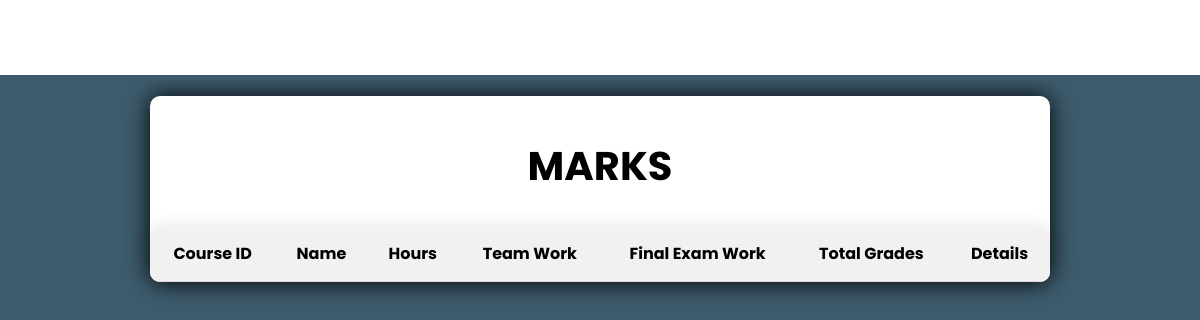
The app's page /registered_courses/, older data.
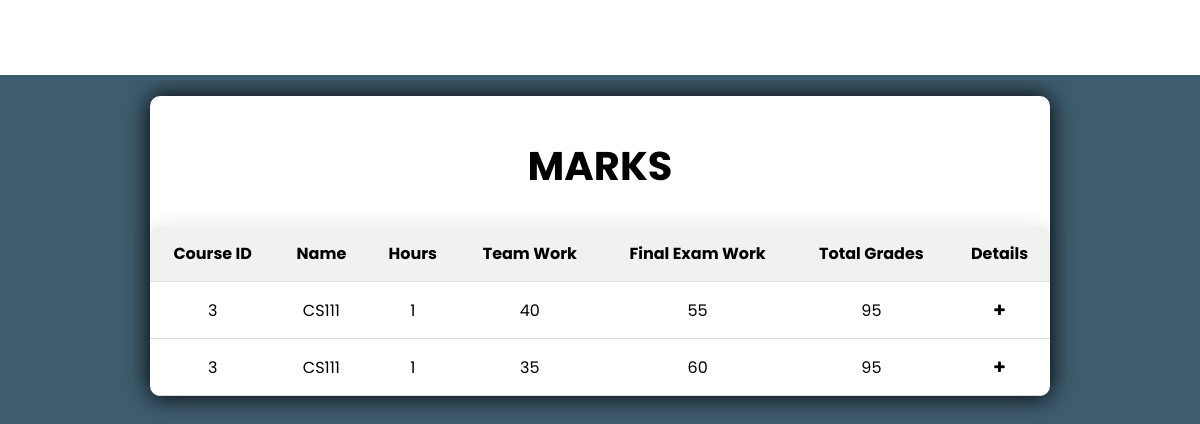
The same page, newer data.
### main_website/models.py (models this page shows, shortened)
class Grades(models.Model):
    student = models.ForeignKey(Student, on_delete=models.CASCADE)
    course = models.ForeignKey(Course, on_delete=models.CASCADE)
    course_grade = models.IntegerField(null=True)
    final_grade = models.IntegerField(null=True)

class Course(models.Model):
    name = models.CharField(max_length=50)
    course_id = models.CharField(max_length=8, unique=True, primary_key=True)
    department = models.ForeignKey('Department', on_delete=models.PROTECT)
    number_of_hours = models.IntegerField()
    lecture_day = models.CharField(max_length=10, choices=[
        ('Saturday', 'Saturday'),
        ('Sunday', 'Sunday'),
        ('Monday', 'Monday'),
        ('Tuesday', 'Tuesday'),
        ('Wednesday', 'Wednesday'),
        ('Thursday', 'Thursday'),
        ('Friday', 'Friday'),
    ])
    hall_number = models.CharField(max_length=8)

### main_website/views.py (the view)
# urls.py: path('registered_courses/', views.registered_courses, name='registered_courses'),
def registered_courses(request):
    grades = Grades.objects.filter(student_id='20210031')
    context = {
        'grades': Grades.objects.filter
    }
    return render(request, 'main_website/registered_courses.html', context)

### main_website/templates/main_website/registered_courses.html (shortened to what this page needs)
<!DOCTYPE html>
{% load static %}
<html>
    <head>
        <link rel="stylesheet" href={% static 'css/main.css'%}>
        <link rel="stylesheet" href={% static 'css/registeredCourses.css'%}>
        <link rel="stylesheet" href="https://cdnjs.cloudflare.com/ajax/libs/font-awesome/4.7.0/css/font-awesome.min.css">
    </head>
    <body>
        <header id="website-header"></header>
        <div id = "main-content">
            <div id = "personal-data">
                    <h1>MARKS</h1>
                <table id = 'mainTable'>
                    <thead style="display: in;">
                        <tr>
                            <th>Course ID</th>
                            <th>Name</th>
                            <th>Hours</th>
                            <th>Team Work</th>
                            <th>Final Exam Work</th>
                            <th>Total Grades</th>
                            <th>Details</th>
                        </tr>
                    </thead>
                    <tbody id = 'mainTableBody'>
                            {% for grade in grades %}
                                    <tr class = "parentRow">
                                        <td>{{grade.course.course_id}}</td>
                                        <td>{{grade.course.name}}</td>
                                        <td>{{grade.course.number_of_hours}}</td>
                                        <td>{{grade.course_grade}}</td>
                                        <td>{{grade.final_grade}}</td>
                                        <td>
                                            {% with x=grade.final_grade y=grade.course_grade %}
                                                {{x|add:y}}
                                            {% endwith %}
                                        </td>
                                        <td><button class="expand-button" ><i class="fa fa-plus"></i></button></td>
                                    </tr>
                            {% endfor %}
                    </tbody>
                </table>
            </div>
        </div>
    </body>
</html>

### main_website/static/css/main.css (style rules this page uses)
:root { --main-color:#3e5c6e; --main-font: 'Poppins'; --links-hover-color:#2f4858; --main-box-shadow: 0 0 25px rgba(0, 0,0, 1); --main-radius: 20px; --gradient-background-color: linear-gradient(to right, #33658a, #427598, #5284a7, #6195b5, #71a5c4, #70a2bf, #709fbb, #6f9cb6, #5e869d, #4e7186, #3e5c6e, #2f4858); }
* { margin: 0; padding: 0; box-sizing: border-box; }
html { height: 100%; }
body { background: var(--main-color); font-family: var(--main-font); position: relative; min-height: 100%; }
#website-header { display: flex; align-items: center; border-bottom: 5px solid var(--main-color); background: #fff; color: var(--main-color); padding-left: 50px; padding-right: 50px; position: fixed; width: 100%; left: 0; margin: 0; top: 0; right: 0; height: 10%; z-index: 1; }
#main-content { color: #fff; position: relative; overflow: hidden; min-height: 80%; padding-top: 8%; padding-bottom: 10%; margin-left: auto; margin-right: auto ; width: 100%; }
#main-content h1 { font-size: 40px }

### main_website/static/css/registeredCourses.css (style rules this page uses)
table { width: 100%; height: 100%; border-collapse: collapse; overflow: hidden; box-shadow: 0 0 20px rgba(0,0,0,0.1); border-radius: 10px; }
#personal-data { box-shadow:var(--main-box-shadow); background-color: white; margin-left: 150px; margin-right: 150px; border-radius: 10px; }
h1 { padding: 40px 0 30px 0; color: black; text-align: center; }
th, td { padding: 15px; color: black; text-align: center; }
th { background-color: #f1f1f1; }
tr { border-bottom: 1px solid #ddd; width: 100%; }
.expand-button { margin: 0 5px; padding: 5px 10px; border: none; border-radius: 4px; background-color: var(--gradient-background-color); cursor: pointer; }

Row changes from the older to the newer data that the page shows:
added Grades: course.course_id "3", course.name "CS111", course.number_of_hours "1", course_grade "40", final_grade "55", final_grade|add "95"
added Grades: course.course_id "3", course.name "CS111", course.number_of_hours "1", course_grade "35", final_grade "60", final_grade|add "95"
